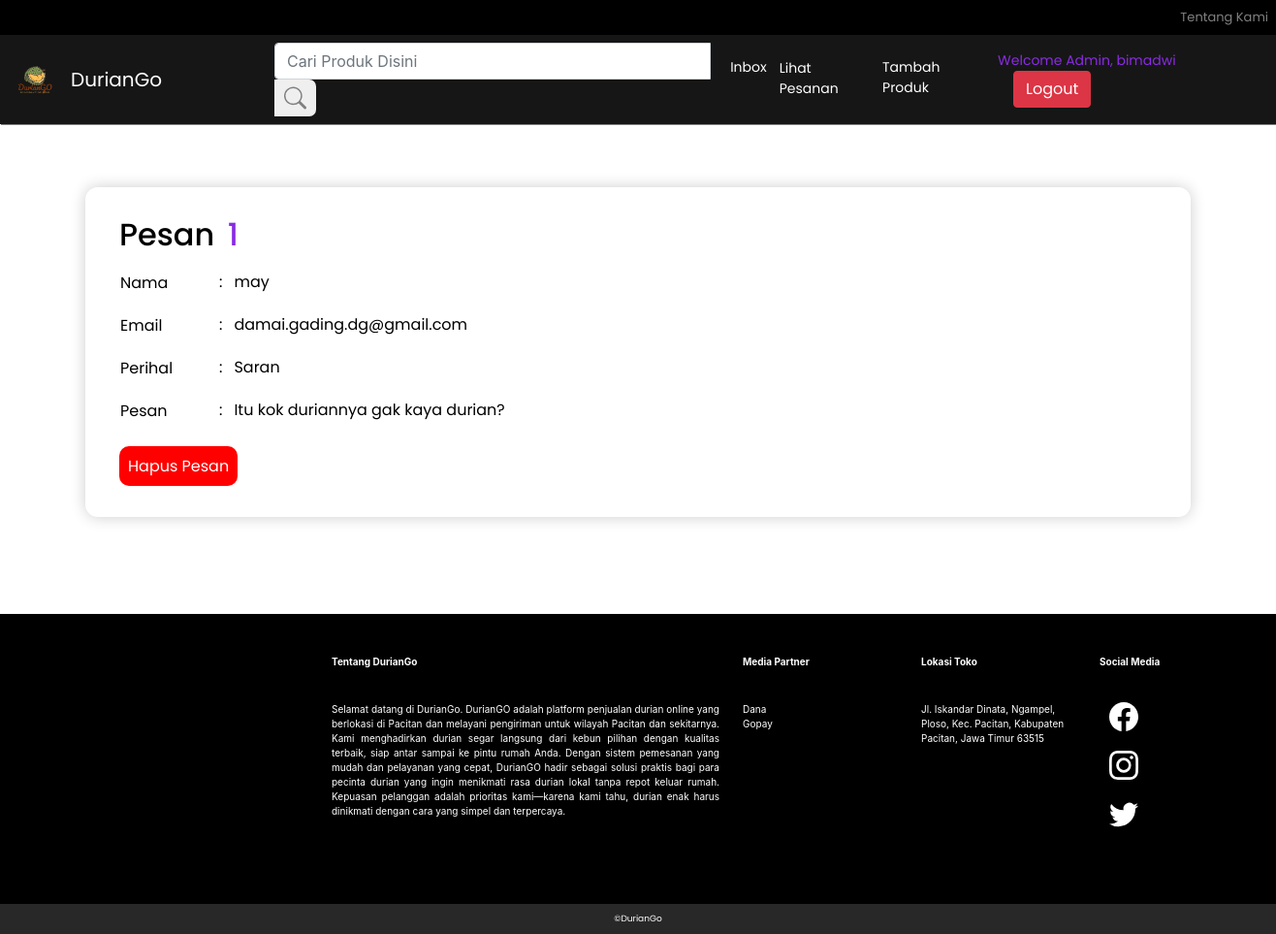
The app's page /inboxadmin.php (signed in) with its own data.
### tables this page shows
CREATE TABLE `contactus` (
  `id` int(30) NOT NULL,
  `nama` varchar(30) NOT NULL,
  `email` varchar(30) NOT NULL,
  `perihal` varchar(50) NOT NULL,
  `pesan` varchar(400) NOT NULL
);

### inboxadmin.php (the view, shortened to what this page needs)
<!doctype html>
<html lang="en">
<head>
    <link rel="stylesheet" href="style.css">
    <link rel="stylesheet" href="https://cdn.jsdelivr.net/npm/bootstrap@4.6.2/dist/css/bootstrap.min.css">
</head>
<body>
    <nav class="navbar navbar-expand-lg navbar-dark" style="background-color: black; padding: 0px;">
        <div class="collapse navbar-collapse" id="navbarNavAltMarkup">
            <div class="navbar-nav ml-auto " style="font-family: Poppins; font-size:13px; color:white;">
                <a class="nav-link" href="#aboutus">Tentang Kami</a>
            </div>
        </div>
    </nav>
    <div class="editnav">
        <nav class="navbar navbar-expand-lg navbar-dark ">
            <a class="navbar-brand" href="homesessionadmin.php"><img src="DurianGO.png" alt="" style="height: 40px; margin-right: 1px;"></a>
            <a class="navbar-brand" href="homesessionadmin.php" style="color:white ; font-family:Poppins;">DurianGo</a>
            <div class="collapse navbar-collapse" id="navbarNavAltMarkup">
                <div class="navbar-nav mr-auto">
                    <li class="nav-item" style="margin-left: 100px;">
                        <form class="form-inline" action="searchprodukadmin.php" method="POST">
                            <input class="form-control mr-sm-0" type="text" name="search" placeholder="Cari Produk Disini" aria-label="Search" style="border-top-right-radius: 0px ; border-bottom-right-radius: 0px; margin-right: 0px; width: 450px;">
                            <button type="submit" style="border-top-right-radius: 7px; border-bottom-right-radius: 7px;
                    padding-top: 7px; padding-left: 10px; padding-right: 10px; padding-bottom: 7px; border:none; margin-left: 0px;display:flex"><svg xmlns="http://www.w3.org/2000/svg" width="23" height="24" fill="gray" class="bi bi-search" viewBox="0 0 16 16">
                                    <path d="M11.742 10.344a6.5 6.5 0 1 0-1.397 1.398h-.001c.03.04.062.078.098.115l3.85 3.85a1 1 0 0 0 1.415-1.414l-3.85-3.85a1.007 1.007 0 0 0-.115-.1zM12 6.5a5.5 5.5 0 1 1-11 0 5.5 5.5 0 0 1 11 0z" />
                                </svg></button>
                        </form>
                </div>
                <div class="navbar-nav ml-auto" style="font-family: Poppins;font-size:14px;">
                <a href="inboxadmin.php" style="margin-right: 13px;margin-top:7px;text-decoration:none; color:white;">Inbox </a>
                    <a href="lihatpesananadmin.php" style="margin-right: 13px;margin-top:8px;text-decoration:none; color:white;">Lihat Pesanan </a>
                    <a href="tambahproduk.php" style="margin-right: 13px;margin-top:7px;text-decoration:none; color:white;">Tambah Produk </a>
                    <span style="color:blueviolet;"> Welcome Admin,
                        <?php
                        echo $_SESSION['username'];
                        ?>
                        <a class="btn btn-danger" style="margin-left: 16px;" href="logout.php" role="button">Logout</a>
                    </span>
                </div>
            </div>
        </nav>
    </div>
    <section>
        <?php
        $angka = 0;
        include 'konek.php';
        $query = mysqli_query($konek, "select * from contactus");
        while ($data = mysqli_fetch_array($query)) {
            $angka = $angka + 1; ?>
            <div class="editlihattiket container" style="display: flex;">
                <div class="formleft container" style="padding-left: 20px;padding-top:10px;margin-right:10px; padding-right:0px;padding-bottom:20px;">
                    <h2>Pesan <span style="margin-left: 5px; color:blueviolet;"> <?php echo $angka; ?></span> </h2>
                    <table>
                        <tr>
                            <td>
                                <label style="margin-top:10px;width:100px;" for="inputnama">Nama</label>
                            </td>
                            <td>:</td>
                            <td> <span style="margin-left: 10px;margin-bottom: 20px;"> <?php echo $data['nama']; ?></span></td>
                        </tr>
                        <tr>
                            <td>
                                <label style="margin-top:10px;width:100px;" for="inputnama">Email</label>
                            </td>
                            <td>:</td>
                            <td> <span style="margin-left: 10px;margin-bottom: 20px;"><?php echo $data['email']; ?></span></td>
                        </tr>
                        <tr>
                            <td>
                                <label style="margin-top:10px;width:100px;" for="inputperihal">Perihal </label>
                            </td>
                            <td>:</td>
                            <td> <span style="margin-left: 10px;margin-bottom: 20px;"> <?php echo $data['perihal']; ?></span></td>
                        </tr>
                        <tr>
                            <td>
                                <label style=" margin-top:10px;width:100px;" for="inputjumlah">Pesan</label>
                            </td>
                            <td>:</td>
                            <td> <span style="margin-left: 10px;margin-bottom: 20px; width :100px;margin-right:20px;"><?php echo $data['pesan']; ?> </span></td>
                        </tr>
                    </table>
                    <br>
                    <a href=hapusinboxadmin.php?id=<?php echo $data['id']; ?> style="text-decoration:none;padding:9px; font-size:16px;margin-left: 0px; background-color: red ; border-style:none; font-family: Poppins; color:white;border-radius:10px;">Hapus Pesan</a>
                </div>
            </div>
        <?php } ?>
    </section>
    <div class="footer" id="aboutus" style="background-color: black; margin-left: 0px; margin-right: 0px; margin-top:100px; padding: 30px; display: flex; text-align: center;">
        <table class="table table-borderless responsive-2" style="color: white; font-size: 10px; text-align: left; margin-left: 300px; margin-right: 300px; overflow-x:auto;">
            <thead>
                <tr>
                    <th scope="col">
                        <li class="list-group" style="margin-bottom: 10px; width: 400px;">Tentang DurianGo</li>
                    </th>
                    <th scope="col">
                        <li class="list-group" style="margin-bottom: 10px; width: 160px;">Media Partner</li>
                    </th>
                    <th scope="col">
                        <li class="list-group" style="margin-bottom: 10px; width: 160px;">Lokasi Toko</li>
                    </th>
                    <th scope="col">
                        <li class="list-group" style="margin-bottom: 10px; width: 160px;">Social Media</li>
                    </th>
                </tr>
            </thead>
            <tbody>
                <tr>
                    <td scope="row" style="text-align: justify;">Selamat datang di DurianGo. DurianGO adalah platform penjualan durian online yang berlokasi di Pacitan dan melayani pengiriman untuk wilayah Pacitan dan sekitarnya. Kami menghadirkan durian segar langsung dari kebun pilihan dengan kualitas terbaik, siap antar sampai ke pintu rumah Anda. Dengan sistem pemesanan yang mudah dan pelayanan yang cepat, DurianGO hadir sebagai solusi praktis bagi para pecinta durian yang ingin menikmati rasa durian lokal tanpa repot keluar rumah. Kepuasan pelanggan adalah prioritas kami—karena kami tahu, durian enak harus dinikmati dengan cara yang simpel dan terpercaya.</td>
                    <td>
                        <ul class="list-group">
                            <li class="list-group">Dana</li>
                            <li class="list-group">Gopay</li>
                        </ul>
                    </td>
                    <td>
                        <ul class="list-group">
                            <li class="list-group">Jl. Iskandar Dinata, Ngampel, Ploso, Kec. Pacitan, Kabupaten Pacitan, Jawa Timur 63515</li>
                        </ul>
                    </td>
                    <td>
                        <ul class="list-group">
                            <li class="list-group" style="margin-bottom: 10px; width: 100px;">
                                <a href="https://id-id.facebook.com/login/device-based/regular/login/?login_attempt=1"></a>
                            </li>
                            <li class="list-group" style="margin-bottom: 10px;"><a href="https://www.instagram.com/accounts/login/"></a> </li>
                            <li class="list-group" style="margin-bottom: 10px;"> <a href="https://twitter.com/i/flow/login?input_flow_data=%7B%22requested_variant%22%3A%22eyJsYW5nIjoiaWQifQ%3D%3D%22%7D"></a> </li>
                        </ul>
                    </td>
            </tbody>
        </table>
    </div>
    <div class="editmidmedia" style="background-color: rgb(40, 40, 40); padding: 9px; color: white; font-size: 9px; font-family: Poppins;">
        <center>&copy;DurianGo</center>
    </div>
</body>
</html>

### style.css (style rules this page uses)
.navbar { background-color: rgb(22, 22, 22); }
.editnav { background-color: rgb(0, 0, 0); box-shadow: 1px 1px gray; }
.editlihattiket { margin-top: 65px; margin-left: 208px; margin-right:234px; padding: 20px; border-radius: 13px; font-family: Poppins; color: rgb(0, 0, 0); background-color: rgba(255, 255, 255, .15); backdrop-filter: blur(5px); box-shadow: 0 0 1rem 0 rgba(0, 0, 0, .2); }

### records on screen
contactus: nama "may", email "damai.gading.dg@gmail.com", perihal "Saran", pesan "Itu kok duriannya gak kaya durian?"

### other values on screen
$_SESSION['username'] "bimadwi"
